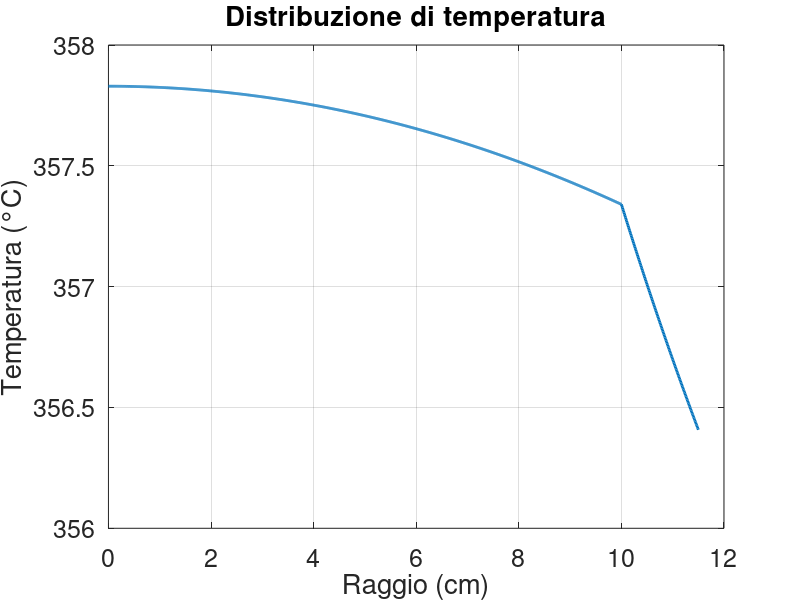

Source code (MATLAB):
clc
clear 
close all

%% Assegno i dati
d1=20e-2; %m
d2=23e-2; %m
LL=50e-2; %m
Tco2=300; %°C
hh=50; %W/(m^2*K)
qq=80e3; %m^3

kbarra=350; %W/(mK)
kss=50; %W/(mK)

Across1=(pi*d1^2/4); %m^2
V1=LL*Across1; %m^3

Across2=pi*(d2^2/4-d1^2/4); %m^2
V2=LL/2*Across2; %m^3

VV=V1+V2; %m^3
As=pi*d1^2/4+pi*d2^2/4; %m^2

%% Soluzione numerica
%Creazione della griglia
dr=1e-4;
r1=(0:dr:d1/2)';
n1=length(r1);

r2=(d1/2+dr:dr:d2/2)';

rr=[r1;r2];
nn=length(rr);

%Definizione delle proprietà
kk=kbarra*(rr<=d1/2)+kss*(rr>d1/2);
qvol=qq*(rr<=d1/2)+0*(rr>d1/2);

%Assemblaggio matrice A
CC=As*hh/VV./kk;
sub_diag=1-dr./(2*rr);
principale=-2-CC*dr^2;
super_diag=1+dr./(2*rr);

BB=[[sub_diag(2:end);0],principale,[0;super_diag(1:end-1)]];

AA=spdiags(BB,-1:1,nn,nn);

%Vettore dei termini noti b
bb=-qvol.*dr^2./kk-CC*dr^2*Tco2;

%Condizioni al contorno
%i=1
AA(1,1)=1;
AA(1,2)=-1;
bb(1)=0;

%i=n1
AA(n1,n1-1)=kbarra/kss;
AA(n1,n1)=-(1+kbarra/kss);
AA(n1,n1+1)=1;
bb(n1)=0;

%i=end
AA(end,end-1)=-1;
AA(end,end)=hh*dr/kss+1;
bb(end)=hh*dr*Tco2/kss;

%% Soluzione
TT=AA\bb;

figure(1)
plot(rr*1e2,TT,'linewidth',2)
grid on
box on
title ('Distribuzione di temperatura')
xlabel('Raggio (cm)')
ylabel('Temperatura (°C)')
set(gca,'fontsize',18)
